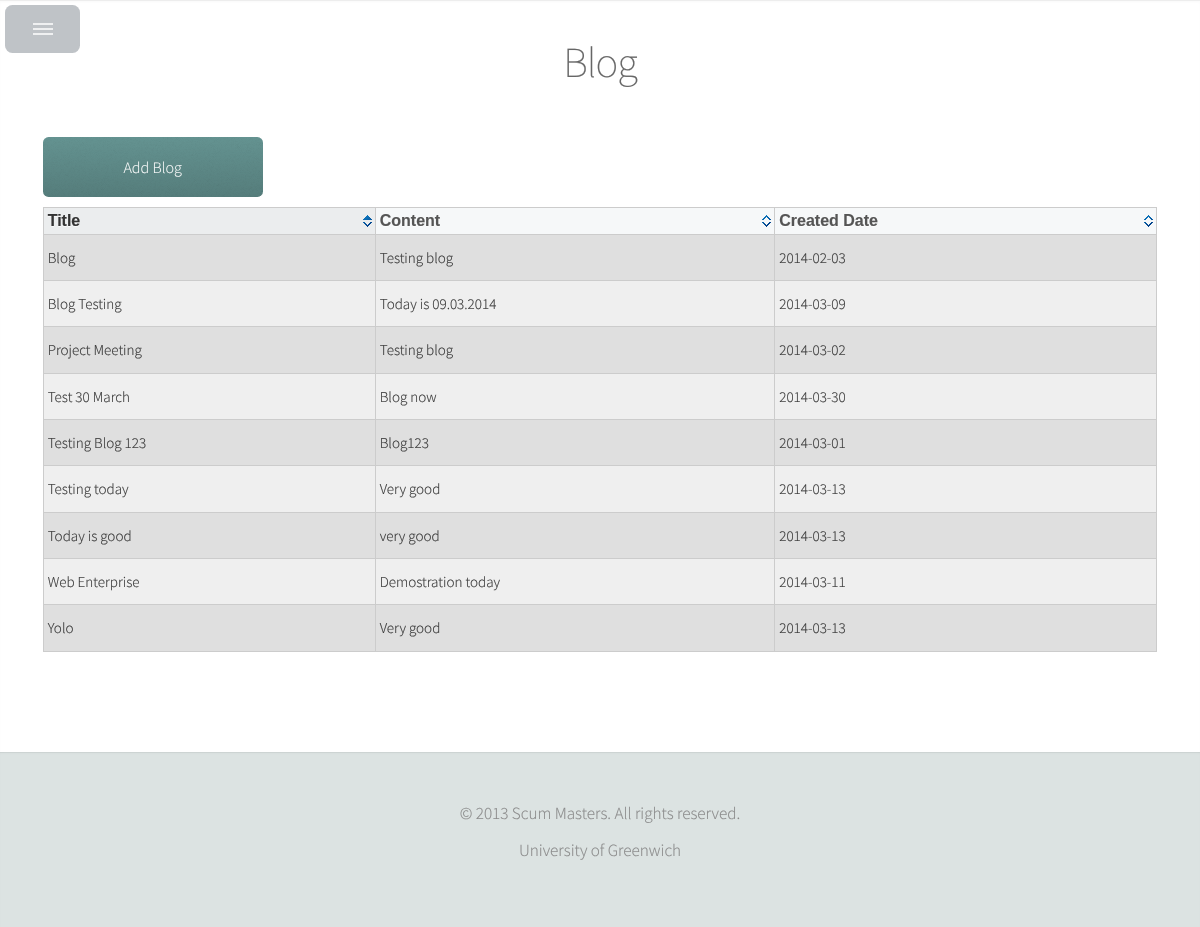
The app's page /student/blog_student.php (signed in) with its own data.
### tables this page shows
CREATE TABLE IF NOT EXISTS `cms_message` (
  `message_id` int(11) NOT NULL AUTO_INCREMENT,
  `title` varchar(100) DEFAULT NULL,
  `content` varchar(100) DEFAULT NULL,
  `created_date` date DEFAULT NULL,
  `student_id` varchar(100) DEFAULT NULL,
  `tutor_id` varchar(100) DEFAULT NULL,
  `type_id` int(11) DEFAULT NULL,
  PRIMARY KEY (`message_id`)
);

### student/blog_student.php (the view, shortened to what this page needs)
<?php
    include '../db_connection.php';
    $id = $_SESSION['id'];
    $sql_query_blog = "SELECT * FROM cms_message WHERE type_id = '1' and student_id = '$id'";
    $result_blog = mysqli_query($con,$sql_query_blog);
?>
<html>
<head>
    <link rel="stylesheet" href="../css/theme.ice.css"/>
</head>
<body>
<div id="main">
    <section id="blog" class="one">
        <div class="container">
            <header><h2 style="margin-top: 30px;">Blog</h2></header>
            <div><a id="makeBlog" class="button">Add Blog</a></div>
            <table id="mytable" class="tablesorter">
                <thead>
                <tr>
                    <th>Title</th>
                    <th>Content</th>
                    <th>Created Date</th>
                </tr>
                </thead>
                <tbody>
                <?php
                while($row = mysqli_fetch_array($result_blog))
                    {
                        echo "<tr>";
                            echo "<td>". $row['title'] ."</td>";
                            echo "<td>". $row['content'] ."</td>";
                            echo "<td>". $row['created_date'] ."</td>";
                        echo "</tr>";
                    }
                ?>
                </tbody>
            </table>
        </div>
    </section>
</div>
<div id="footer">
    <div class="copyright">
        <p>&copy; 2013 Scum Masters. All rights reserved.</p>
        <ul class="menu">
            <li>University of Greenwich</li>
        </ul>
    </div>
</div>
</body>
</html>

### css/theme.ice.css (style rules this page uses)
.tablesorter-ice { width: 100%; background-color: #fff; margin: 10px 0 15px; text-align: left; border-spacing: 0; border: #ccc 1px solid; border-width: 1px 0 0 1px; vertical-align: middle; font-size: 15px; }
.tablesorter-ice th, .tablesorter-ice td { border: #ccc 1px solid; border-width: 0 1px 1px 0; }
.tablesorter-ice th, .tablesorter-ice thead td { font: 12px/18px Arial, Sans-serif; color: #555; background-color: #f6f8f9; border-collapse: collapse; padding: 4px; text-shadow: 0 1px 0 rgba(255, 255, 255, 0.7); font-weight: bold; font-size: 16px; }
.tablesorter-ice tbody td, .tablesorter-ice tfoot th, .tablesorter-ice tfoot td { padding: 4px; vertical-align: top; }
.tablesorter-ice .header, .tablesorter-ice .tablesorter-header { background: #f6f8f9 no-repeat center right; padding: 4px 20px 4px 4px; white-space: normal; cursor: pointer; }
.tablesorter-ice .headerSortUp, .tablesorter-ice .tablesorter-headerSortUp, .tablesorter-ice .tablesorter-headerAsc { color: #333; background: #ebedee no-repeat center right; }
.tablesorter-ice td { color: #333; }
.tablesorter-ice tr.odd td { background-color: #dfdfdf; }
.tablesorter-ice tr.even td { background-color: #efefef; }

### css/style.css (style rules this page uses)
body { background: #fff; }
body,input,textarea,select { font-family: 'Source Sans Pro', sans-serif; font-size: 19pt; font-weight: 300; line-height: 1.75em; color: #888; -webkit-text-stroke: 0.15px; }
h1,h2,h3,h4,h5,h6 { font-weight: 200; color: #666; line-height: 1.5em; }
h2 { font-size: 2em; letter-spacing: -1px; }
header { margin: 0 0 2em 0; }
a { text-decoration: none; color: inherit; border-bottom: dotted 1px rgba(128,128,128,0.5); -moz-transition: color 0.35s ease-in-out, border-bottom-color 0.35s ease-in-out; -webkit-transition: color 0.35s ease-in-out, border-bottom-color 0.35s ease-in-out; -o-transition: color 0.35s ease-in-out, border-bottom-color 0.35s ease-in-out; -ms-transition: color 0.35s ease-in-out, border-bottom-color 0.35s ease-in-out; transition: color 0.35s ease-in-out, border-bottom-color 0.35s ease-in-out; outline: 0; }
p, ul, ol, dl, table { margin-bottom: 2em; }
section, article { margin-bottom: 3em; }
section > :last-child, article > :last-child, section > .container > :last-child, article > .container > :last-child { margin-bottom: 0; }
section:last-child, article:last-child { margin-bottom: 0; }
ul.menu { cursor: default; }
ul.menu li { display: inline-block; line-height: 1em; border-left: solid 1px rgba(128,128,128,0.35); padding: 0 0 0 0.5em; margin: 0 0 0 0.5em; }
ul.menu li:first-child { border-left: 0; padding-left: 0; margin-left: 0; }
table { width: 100%; }
.button { position: relative; display: inline-block; border-radius: 0.35em; color: #fff !important; text-decoration: none; padding: 0.75em 2.5em 0.75em 2.5em; background-color: #659492; border: 0; cursor: pointer; background-image: -moz-linear-gradient(top, rgba(0,0,0,0), rgba(0,0,0,0.15)), url('images/overlay.png'); background-image: -webkit-linear-gradient(top, rgba(0,0,0,0), rgba(0,0,0,0.15)), url('images/overlay.png'); background-image: -o-linear-gradient(top, rgba(0,0,0,0), rgba(0,0,0,0.15)), url('images/overlay.png'); background-image: -ms-linear-gradient(top, rgba(0,0,0,0), rgba(0,0,0,0.15)), url('images/overlay.png'); background-image: linear-gradient(top, rgba(0,0,0,0), rgba(0,0,0,0.15)), url('images/overlay.png'); -moz-transition: background-color 0.35s ease-in-out; -webkit-transition: background-color 0.35s ease-in-out; -o-transition: background-color 0.35s ease-in-out; -ms-transition: background-color 0.35s ease-in-out; transition: background-color 0.35s ease-in-out; }
#footer { margin-left: 375px; text-align: center; background-color: #dce3e2; padding: 3em 0 4em 0; box-shadow: inset 0 1px 0 0 rgba(0,0,0,0.05), inset 0 0.1em 0.1em 0 rgba(0,0,0,0.025); font-size: 0.8em; }
#footer .copyright { line-height: 1.25em; }
#footer .copyright p { margin: 0 0 1em 0; }
#footer .copyright .menu { margin: 0; }
#main { margin-left: 375px; }
#main > section { margin: 0; overflow: hidden; padding: 3em 0 4em 0; box-shadow: inset 0 1px 0 0 rgba(0,0,0,0.05), inset 0 0.1em 0.1em 0 rgba(0,0,0,0.025); text-align: center; background-image: url('images/overlay.png'); }
#main > section.one { background: #fff; padding-top: 0; }

### css/style-narrower.css (style rules this page uses)
body,input,textarea,select { font-size: 16pt; }
.container { padding: 0 2em 0 2em; }
#footer { margin-left: 0; }
#main { margin-left: 0; }

### student/blog_student.php (style rules this page uses)
.button { width: 220px; height: 60px; font-size: 16px; display: inherit; }

### records on screen
cms_message: title "Blog", content "Testing blog", created_date "2014-02-03"
cms_message: title "Blog Testing", content "Today is 09.03.2014", created_date "2014-03-09"
cms_message: title "Project Meeting", content "Testing blog", created_date "2014-03-02"
cms_message: title "Testing Blog 123", content "Blog123", created_date "2014-03-01"
cms_message: title "Web Enterprise", content "Demostration today", created_date "2014-03-11"
cms_message: title "Testing today", content "Very good", created_date "2014-03-13"
cms_message: title "Yolo", content "Very good", created_date "2014-03-13"
cms_message: title "Today is good", content "very good", created_date "2014-03-13"
cms_message: title "Test 30 March", content "Blog now", created_date "2014-03-30"
